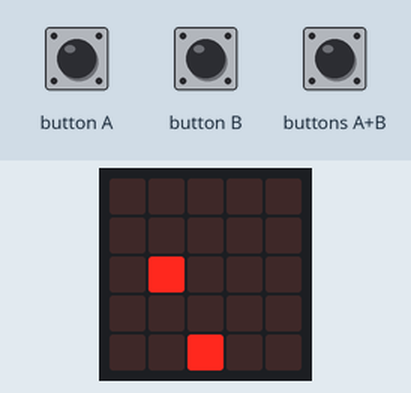
Recording of a program running on a simulated BBC micro:bit (MakeCode). On the bench: the board's 5×5 LED display. The test bench sets the inputs (shaded band). Random numbers come from a fixed seed.

Above: at 1.2 s.
1.3 s: button B pressed for 0.15 s
At 1.92 s:
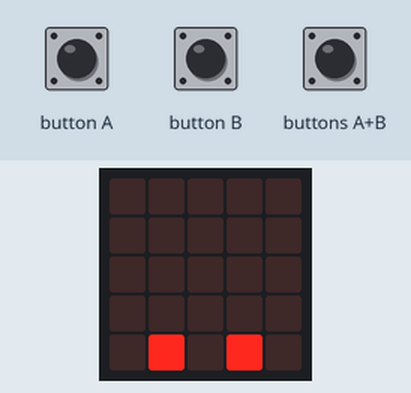
2.0 s: button A pressed for 0.15 s
At 2.63 s:
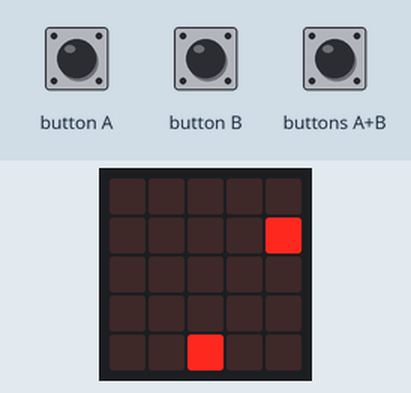
2.7 s: buttons A+B pressed for 0.15 s
At 3.15 s:
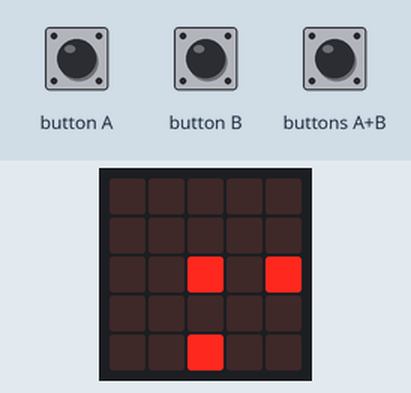
3.4 s: button A pressed for 0.15 s
At 3.73 s:
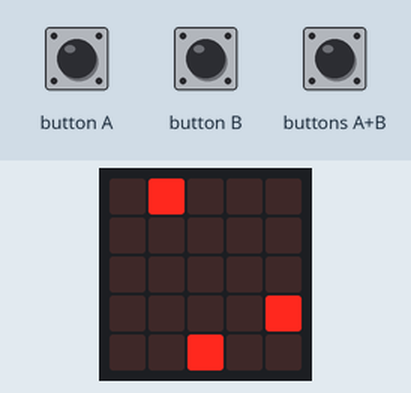
4.1 s: button B pressed for 0.15 s
At 4.54 s:
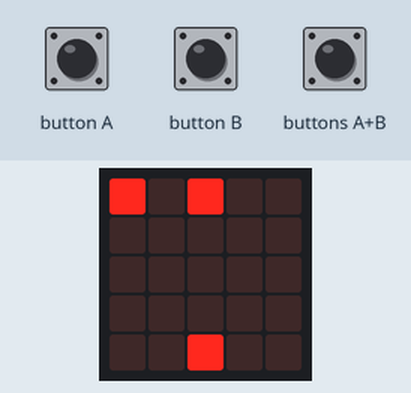
4.8 s: button A pressed for 0.15 s
At 5.5 s:
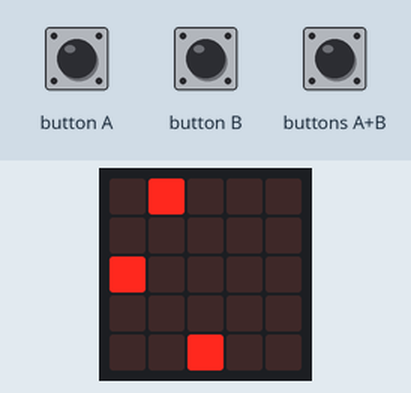
Timing chart, 0 to 7.8 s (numbered marks = the images above; inputs shaded):
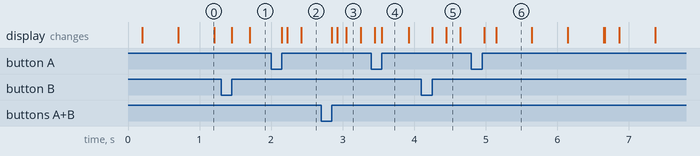

Measured:
- what the display in image 0 shows lasts 0.5 s, from 0.7 s to 1.2 s

The program:

main.ts
```typescript
input.onButtonPressed(Button.A, function () {
    发射点.move(-1)
})
input.onButtonPressed(Button.AB, function () {
    子弹 = game.createSprite(发射点.get(LedSpriteProperty.X), 发射点.get(LedSpriteProperty.Y))
    for (let index = 0; index < 4; index++) {
        发射点.change(LedSpriteProperty.Y, -1)
        basic.pause(200)
        if (子弹.isTouching(目标)) {
            game.addScore(1)
            music.startMelody(music.builtInMelody(Melodies.Wawawawaa), MelodyOptions.Once)
            子弹.delete()
            目标.delete()
        } else if (子弹.get(LedSpriteProperty.Y) <= 0) {
            子弹.delete()
        }
    }
})
input.onButtonPressed(Button.B, function () {
    发射点.move(1)
})
let 目标: game.LedSprite = null
let 子弹: game.LedSprite = null
let 发射点: game.LedSprite = null
发射点 = game.createSprite(2, 4)
game.setScore(0)
basic.forever(function () {
    目标 = game.createSprite(randint(0, 4), 0)
    basic.pause(200)
    目标.turn(Direction.Right, 90)
    for (let index = 0; index < 4; index++) {
        目标.move(1)
        basic.pause(500)
    }
    if (目标.isTouching(发射点)) {
        game.gameOver()
    } else if (目标.isTouchingEdge()) {
        目标.delete()
    }
})
```

test.ts
```typescript
// 在此处测试；当此软件包作为插件使用时，将不会编译此软件包。
```
